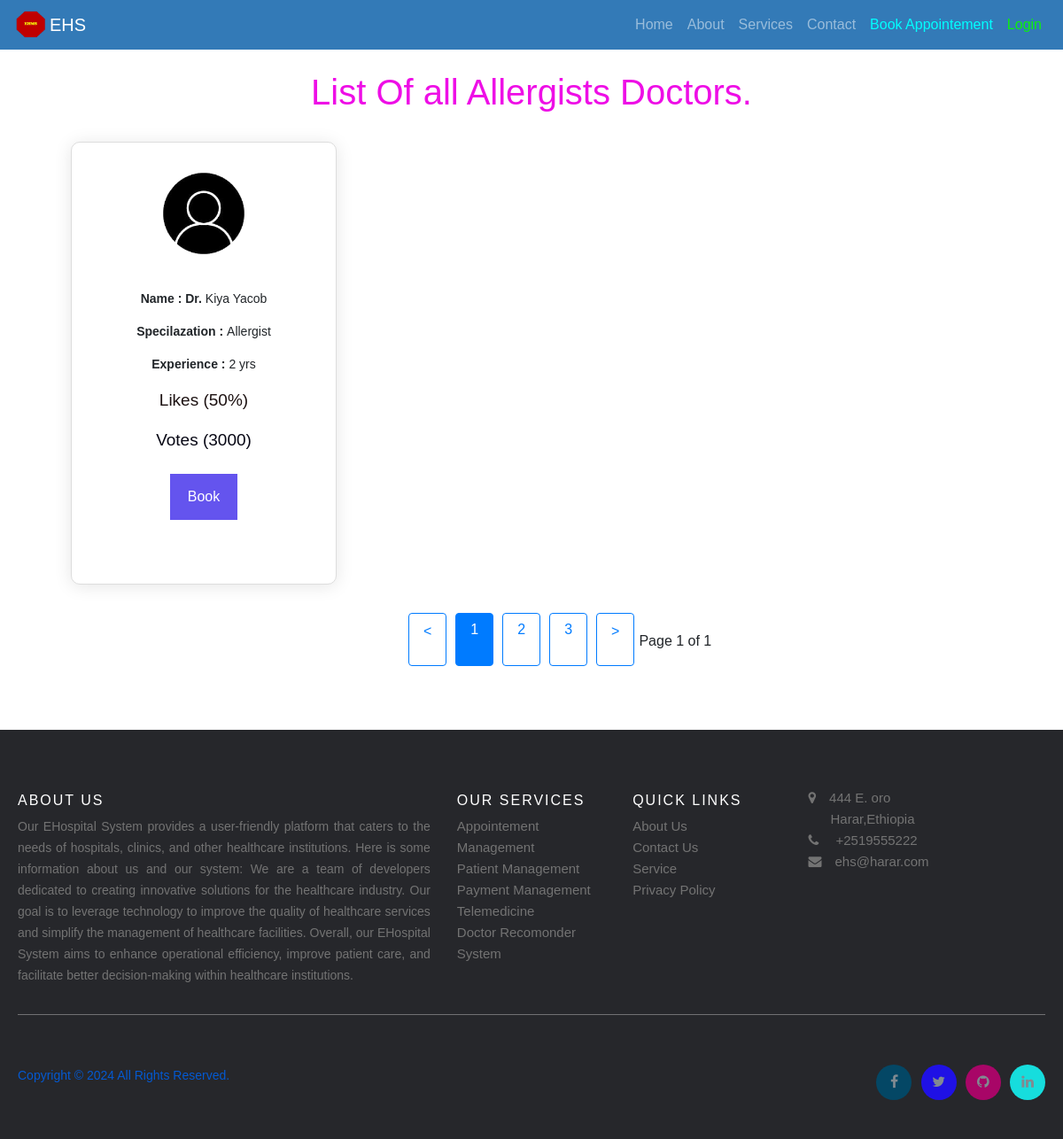
The app's page /allergy-departement with its own data.
### Ehospital_app/models.py (models this page shows, shortened)
class Doctor(models.Model):
    user=models.OneToOneField(User,on_delete=models.CASCADE)
    profile_pic= models.ImageField(upload_to='profile_pic/DoctorProfilePic/',null=True,blank=True)
    address = models.CharField(max_length=40)
    mobile = models.CharField(max_length=15, blank=True)
    email=models.EmailField(max_length=40)
    department= models.CharField(max_length=50,choices=departments,default='Dermatologist')
    expriance = models.PositiveIntegerField(null=True)
    certification= models.ImageField(upload_to='profile_pic/DoctorCertification/',null=True,blank=True)
    hospital_name=models.CharField(max_length=40)
    admitDate=models.DateField(null=True)
    todayDate=models.DateField(auto_now=True)
    status=models.BooleanField(default=False)
    is_avialable=models.BooleanField(default=False)
    @property
    def get_name(self):
        return self.user.first_name+" "+self.user.last_name

### Ehospital_app/views.py (the view)
# urls.py: path('allergy-departement', views.Allergists_departement_view),
def Allergists_departement_view(request):
    allergists=models.Doctor.objects.all().filter(status=True, department='Allergist')
    return render(request,'hospital/allergist_departement.html',{'allergists':allergists})

### templates/hospital/allergist_departement.html (shortened to what this page needs)
<!DOCTYPE html>
{% load static %}
{% include "hospital/navbar.html" %}
<html lang="en">
<head>
</head>
<body>
  <br><br>
  <center><h1 style="color: rgb(238, 14, 230);">List Of all Allergists Doctors.</h1></center>
	<div id="data-container">
		<div class="card-container">
      {% for a in allergists %}
			<div class="card" style="width: 300px; height:500px; margin-left:80px;">
        <center><img src="{% static a.profile_pic.url %}" alt="hospital Pic" height="50px" width="120px" /></p>  </center>
               <div>
                <p> <strong>Name : Dr. </strong> {{a.get_name}}</p>
                <p><strong>Specilazation :  </strong>   {{a.department}}</p>
                <p><strong>Experience :  </strong>    {{a.expriance}} yrs</p>
                {% if a.admitDate == a.todayDate %}
                <p>  <span style="color: rgb(28, 17, 17); font-size:19px;"> Likes (0%) </span></p>
                <p> <span style="color: rgb(7, 7, 20); font-size:19px;"> Votes (0) </span></p>
                {%else%}
                 {% if a.expriance > 5 %}
                    <p>  <span style="color: rgb(28, 17, 17); font-size:19px;"> Likes (99%) </span></p>
                    <p> <span style="color: rgb(7, 7, 20); font-size:19px;"> Votes (7000) </span></p>
                  {%else%}
                    <p>  <span style="color: rgb(28, 17, 17); font-size:19px;"> Likes (50%) </span></p>
                    <p> <span style="color: rgb(7, 7, 20); font-size:19px;"> Votes (3000) </span></p>
                    {%endif%}
             {%endif%}
                   </div>
               <center> <a href="/login"><button  style="width:auto; background:rgb(100, 84, 238)">Book</button> </a> </center>
			</div>
      {% endfor %}
		</div>
	</div>
<center>
	<div class="pagination" id="pagination" style="margin-left: 456px;">
		<a href="#" id="prev"><</a>
		<a href="#" class="page-link" data-page="1">1</a>
		<a href="#" class="page-link" data-page="2">2</a>
		<a href="#" class="page-link" data-page="3">3</a>
		<a href="#" id="next">></a>
		<p id="page-numbers"> </p>
	</div>
</center>
<br><br><br>
 {% include "hospital/footer2.html" %}
</body>
</html>

### templates/hospital/allergist_departement.html (style rules this page uses)
body { font-family: Arial, sans-serif; }
.pagination { text-align: center; margin-top: 2rem; }
.pagination a { color: #007BFF; padding: 8px 16px; text-decoration: none; border: 1px solid #007BFF; margin: 0 5px; border-radius: 4px; }
.pagination .active { background-color: #007BFF; color: white; }
.card-container { display: grid; grid-template-columns: repeat(4, 1fr); gap: 20px; }
.card { border: 1px solid #ddd; padding: 20px; border-radius: 10px; box-shadow: 0 2px 20px 0px rgba(0, 0, 0, 0.1); background-color: #fff; text-align: center; margin-left: 80px; }
.card img { max-width: 100%; height: auto; margin-bottom: 10px; border-radius: 10px; }
h1 { text-align: center; margin: 2rem; }
p { font-size: 14px; }
#page-numbers { margin-top: 20px; font-size: 16px; }
button { background-color: #04AA6D; color: white; padding: 14px 20px; margin: 8px 0; border: none; cursor: pointer; width: 100%; }

### records on screen
Doctor: profile_pic (picture), get_name "Kiya Yacob", department "Allergist", expriance "2", admitDate "Likes (50%)"
